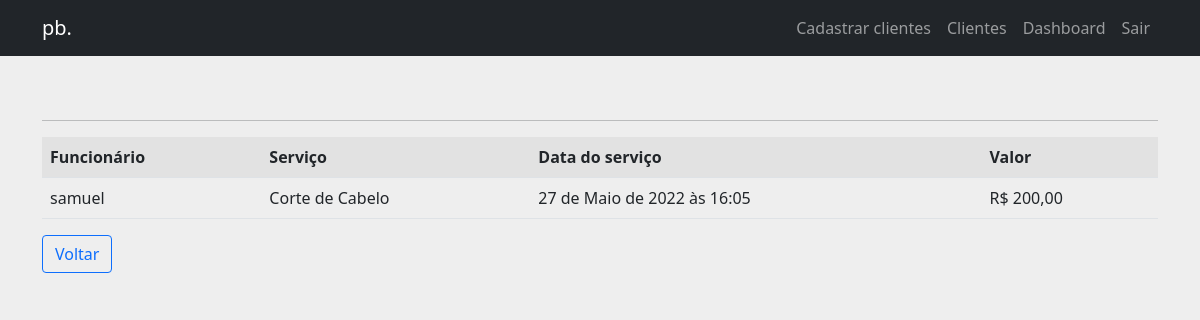
The page /clientes/historico/Samuel/ (signed in) on the database as committed earlier.
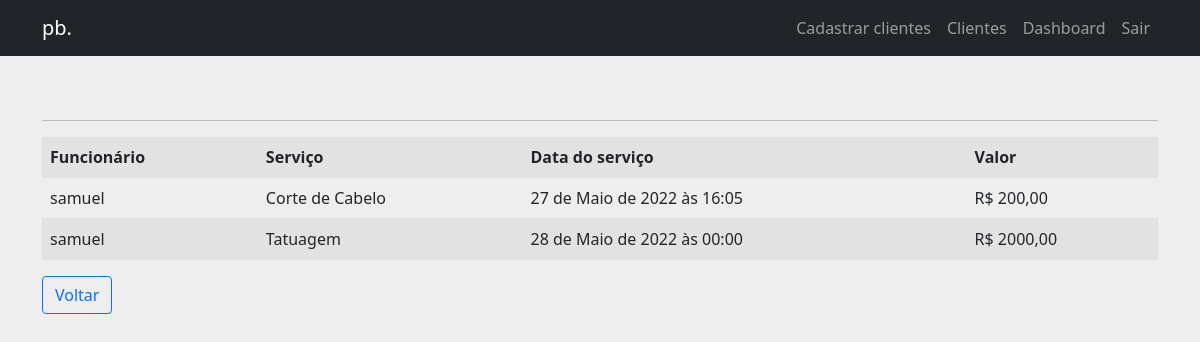
The same page on the database as committed later.
### servico/models.py (models this page shows, shortened)
class Servico(models.Model):
    choices_services = [('1', 'Tatuagem'), ('2', 'Corte de Cabelo')]
    funcionario = models.ForeignKey(User, on_delete=models.CASCADE, verbose_name='Funcionário')
    cliente = models.ForeignKey(Cliente, on_delete=models.CASCADE)
    lista_servico = models.CharField(max_length=1, choices=choices_services, blank=False, null=False, verbose_name='Lista de serviços')
    valor_servico = models.DecimalField(default='', max_digits=7, decimal_places=2, verbose_name='Valor do serviço')
    data_servico = models.DateTimeField(null=False, verbose_name='Data do serviço')
    marcar_servico = models.BooleanField(default=True)
    modo_pagamento = models.BooleanField(default=False, verbose_name='Cartão de crédito')

### users/models.py (models this page shows)
class User(AbstractUser):
    pass

### servico/views.py (the view)
# urls.py: path('historico/<str:cliente>/', HistoricoCliente.as_view(), name='historico-cliente'),
class HistoricoCliente(ListView):
    model = Servico
    template_name = 'servico/historico_cliente.html'
    paginate_by = 6
    def get_queryset(self):
        historico = Servico.objects.filter(cliente__nome_cliente=self.kwargs.get('cliente')).order_by('data_servico')
        return historico

### templates/servico/historico_cliente.html (shortened to what this page needs)
{% extends 'base.html' %}
{% block content %}
{% if user.is_authenticated %}
        <div class="table-responsive">
          <div class="container">
            <table class="table table-striped">
                <hr>
                   <tr>
                        <th>Funcionário</th>
                        <th>Serviço</th>
                        <th>Data do serviço</th>
                        <th>Valor</th>
                   </tr>
                   {% for servico in object_list %}
                   <tr>
                            <td>{{ servico.funcionario }}</td>
                            <td>{{ servico.get_lista_servico_display }}</td>
                            <td>{{ servico.data_servico }}</td>
                            <td>R$ {{ servico.valor_servico }}</td>
                    {% empty %}
                         <td>Não há Histórico</td>
                    </tr>
                    {% endfor %}
            </table>
            <p><a class="btn btn-outline-primary" href="{% url 'servico:listar-clientes' %}">Voltar</a></p>
          </div>
        </div>
{% else %}
<p>Você não está logado</p>
<a href="{% url 'login' %}">Entrar</a>
{% endif %}
{% endblock %}

### templates/base.html (shortened to what this page needs)
{% load static %}
<!DOCTYPE html>
<html>
<head>
    <link rel="stylesheet" href="https://cdn.jsdelivr.net/npm/bootstrap@5.1.3/dist/css/bootstrap.min.css">
    <link rel="stylesheet" href="https://netdna.bootstrapcdn.com/font-awesome/4.7.0/css/font-awesome.css">
    <link rel="stylesheet" href="{% static 'css/body.css'%}">
</head>
<body>
    <header>
        <nav class="navbar navbar-expand navbar-dark bg-dark mb-5">
            <div class="container">
                <a class="navbar-brand" href="{% url 'pages:home' %}">pb.</a>
                <ul class="navbar-nav">
                   {% if user.is_authenticated %}
                  <li class="nav-item active">
                    <a class="nav-link" href="{% url 'clientes:cadastro' %}">Cadastrar clientes</a>
                  </li>
                  <li class="nav-item">
                    <a class="nav-link" href="{% url 'servico:listar-clientes' %}">Clientes</a>
                  <li class="nav-item">
                    <a class="nav-link" href="{% url 'dashboard:dashboard' %}">Dashboard</a>
                  </li>
                  <li class="nav-item">
                    <a class="nav-link" href="{% url 'logout' %}">Sair</a>
                  </li>
                  {% else %}
                  <li class="nav-item">
                    <a class="nav-link" href="{% url 'login' %}">Entrar</a>
                  </li>
                  {% endif %}
                </ul>
            </div>
        </nav>
    </header>
  <main>
    {% block content %}
    {% endblock %}
 </main>
</body>
</html>

### static/css/body.css (style rules this page uses)
body { background: #eee; }

Rows that differ between the two databases and show on the page:
added Servico: funcionario "samuel", lista_servico "Tatuagem", data_servico "28 de Maio de 2022 às 00:00", valor_servico "2000,00"
